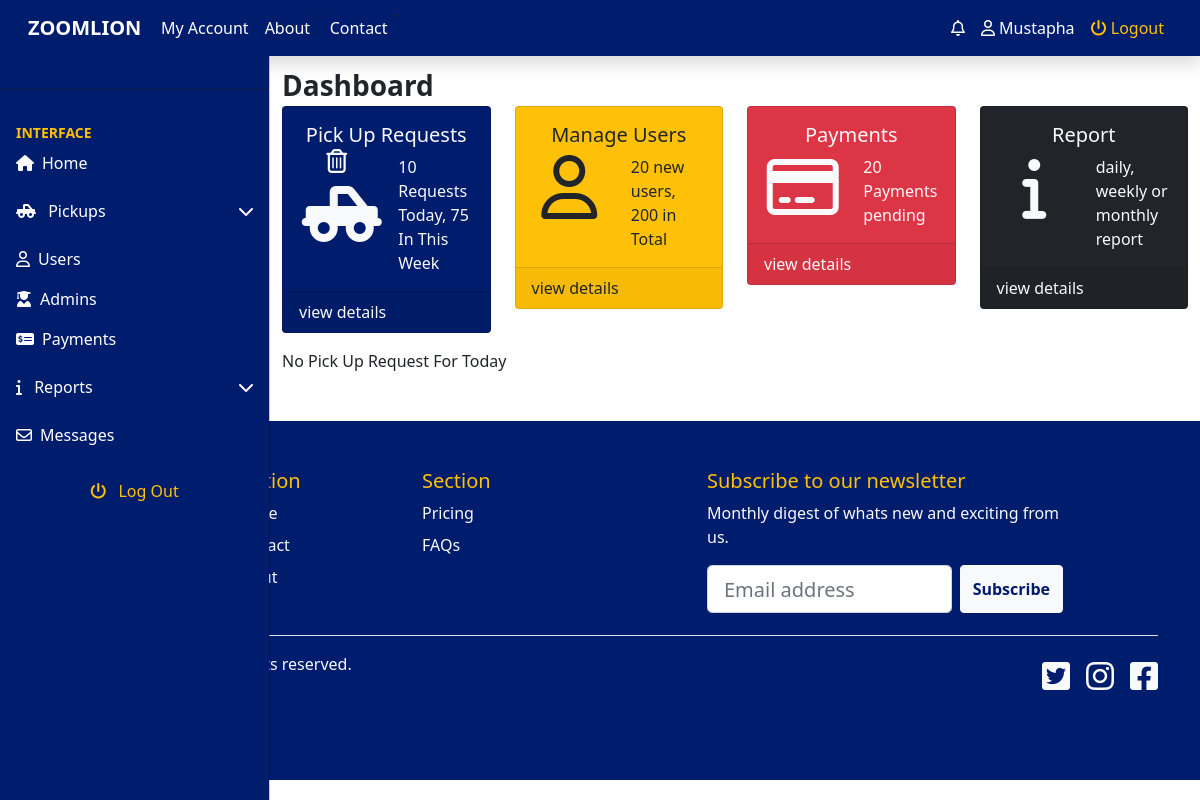
The app's page /admin/index.php (signed in), older data.
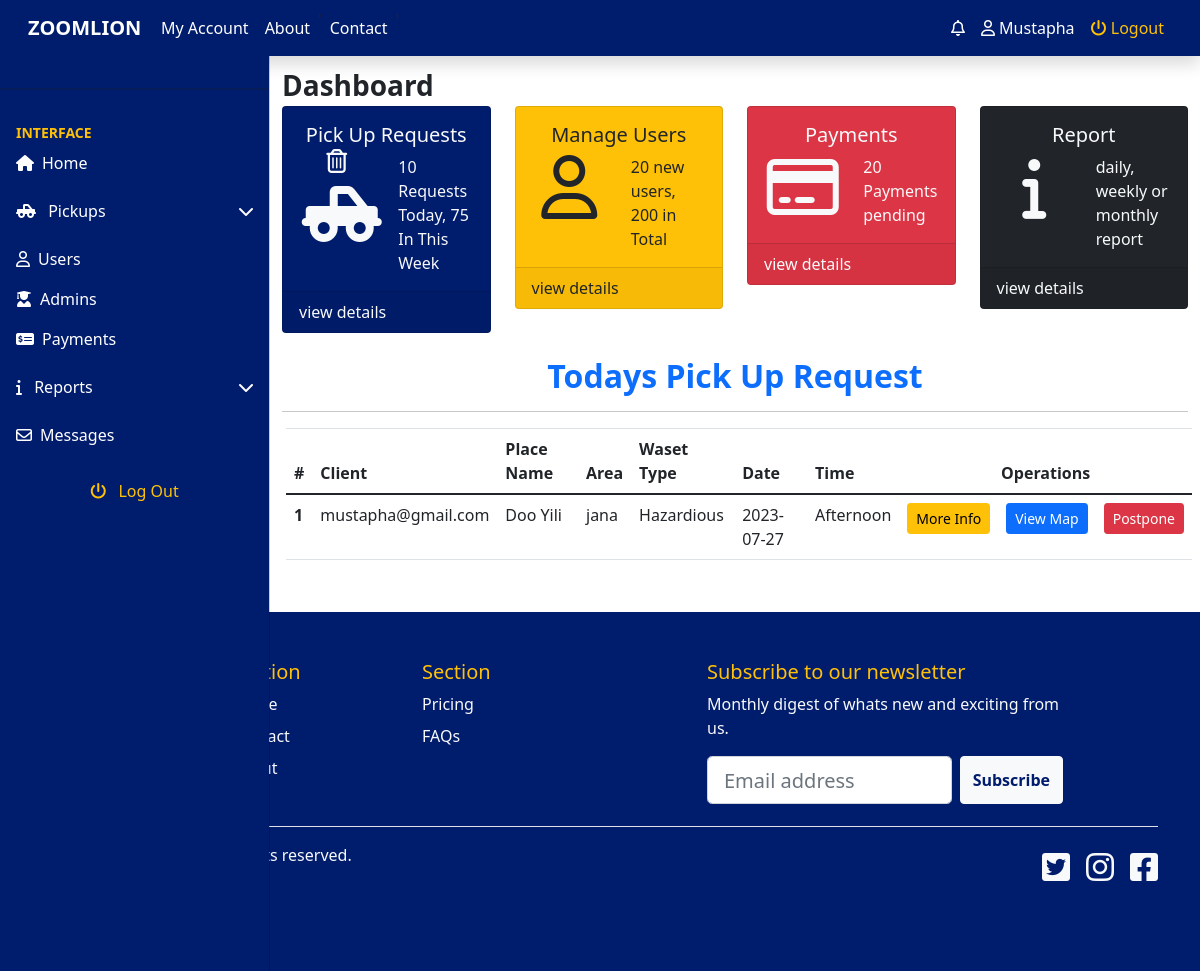
The same page, newer data.
### tables this page shows
CREATE TABLE `pickup_requests` (
  `id` int(11) NOT NULL,
  `email` varchar(255) NOT NULL,
  `waste_type` varchar(255) NOT NULL,
  `waste_size` int(11) NOT NULL,
  `date` date NOT NULL DEFAULT current_timestamp(),
  `time` varchar(255) NOT NULL,
  `status` tinyint(4) NOT NULL DEFAULT 0,
  `pay_method` varchar(255) NOT NULL,
  `amount` int(11) NOT NULL,
  `payed` tinyint(4) NOT NULL DEFAULT 0
);

CREATE TABLE `house_info` (
  `id` int(11) NOT NULL,
  `email` varchar(255) NOT NULL,
  `house_name` varchar(255) NOT NULL,
  `house_no` varchar(255) NOT NULL,
  `location` varchar(255) NOT NULL,
  `gps` varchar(255) NOT NULL,
  `landmark` varchar(255) NOT NULL,
  `region` varchar(255) NOT NULL,
  `district` varchar(255) NOT NULL,
  `town` varchar(255) NOT NULL,
  `area` varchar(255) NOT NULL,
  `desc` text NOT NULL
);

### admin/index.php (the view, shortened to what the changed rows need)
<?php
    include_once '../includes/header.php';
?>
<main class="mt-5 pt-3">
        <div class="container-fluid">
            <div class="row">
                <div>
                <?php
                    $date = date('Y-m-d');
                    $sql = "SELECT * FROM `pickup_requests` INNER JOIN `house_info` ON pickup_requests.email = house_info.email WHERE pickup_requests.date = '$date'";
                    $result = mysqli_query($con, $sql);
                    if (mysqli_num_rows($result) != 0) { ?>
                        <h2 class="text-center fw-bold text-primary mt-2 mb-2">Todays Pick Up Request</h2>
                        <hr>
                        <table class="table m-1 table-hover">
                            <thead>
                                <tr>
                                    <th>#</th>
                                    <th>Client</th>
                                    <th>Place Name</th>
                                    <th>Area</th>
                                    <th>Waset Type</th>
                                    <th>Date</th>
                                    <th>Time</th>
                                    <th colspan="3" class="text-center">Operations</th>
                                </tr>
                            </thead>
                            <tbody>
                                <?php
                                    $count = 1;
                                    while($data = mysqli_fetch_array($result)){ ?>
                                <tr>
                                    <th><?= $count; ?></th>
                                    <td><?= $data['email']; ?></td>
                                    <td><?= $data['house_name']; ?></td>
                                    <td><?= $data['area']; ?></td>
                                    <td><?= $data['waste_type']; ?></td>
                                    <td><?= $data['date']; ?></td>
                                    <td><?= $data['time']; ?></td>
                                    <td><button class="btn btn-warning btn-sm more_info" data-id="<?= $data['email']; ?>" data-bs-toggle="modal" data-bs-target="#moreInfoModal">More Info</button></td>
                                    <td><a href="requests_handler.php?operation=veiw_map&location=<?= $data['location']; ?>" class="btn btn-primary btn-sm">View Map</a></td>
                                    <td><button type="button" class="btn btn-danger btn-sm postponeBtn">Postpone</button></td>
                                </tr>
                                <?php $count++;  }
                                ?>
                            </tbody>
                        </table>
                    <?php
                    } else {
                        $sql = "SELECT * FROM `pickup_requests` INNER JOIN `house_info` ON pickup_requests.email = house_info.email WHERE pickup_requests.date > DATE_SUB(NOW(), INTERVAL 1 WEEK)";
                        $result = mysqli_query($con, $sql);
                        if (mysqli_num_rows($result) > 0) { ?>
                            <h2 class="text-center fw-bold text-primary mt-2 mb-2">This Week's Pick Up Request</h2>
                            <hr>
                            <table class="table m-1 table-hover">
                                <thead>
                                    <tr>
                                        <th>#</th>
                                        <th>Client</th>
                                        <th>Place Name</th>
                                        <th>Area</th>
                                        <th>Waset Type</th>
                                        <th>Date</th>
                                        <th>Time</th>
                                        <th colspan="2" class="text-center">Operations</th>
                                    </tr>
                                </thead>
                                <tbody>
                                    <?php
                                        $count = 1;
                                        while($data = mysqli_fetch_array($result)){ ?>
                                    <tr>
                                        <th><?= $count; ?></th>
                                        <td><?= $data['email']; ?></td>
                                        <td><?= $data['house_name']; ?></td>
                                        <td><?= $data['area']; ?></td>
                                        <td><?= $data['waste_type']; ?></td>
                                        <td><?= $data['date']; ?></td>
                                        <td><?= $data['time']; ?></td>
                                        <td><button class="btn btn-warning btn-sm more_info" data-id="<?= $data['email']; ?>" data-bs-toggle="modal" data-bs-target="#moreInfoModal">More Info</button></td>
                                        <td><a href="requests_handler.php?operation=veiw_map&location=<?= $data['location']; ?>" class="btn btn-primary btn-sm">View Map</a></td>
                                        <td><button type="button" class="btn btn-danger btn-sm postponeBtn">Postpone</button></td>
                                    </tr>
                                    <?php $count++;  }
                                    ?>
                                </tbody>
                            </table>
                        <?php
                        } else {
                           echo 'No Pick Up Request For Today';
                       }
                   } ?>
                </div>
            </div>
        </div>
    </main>

Row changes from the older to the newer data that the page shows:
added pickup_requests: house_info.email "mustapha@gmail.com", house_info.house_name "Doo Yili", house_info.area "jana", waste_type "Hazardious", date "2023-07-27", time "Afternoon"
Text that changed along with them:
text no longer shown: "No Pick Up Request For Today"
text now shown: "Todays Pick Up Request # Client Place Name Area Waset Type Date Time Operations"
